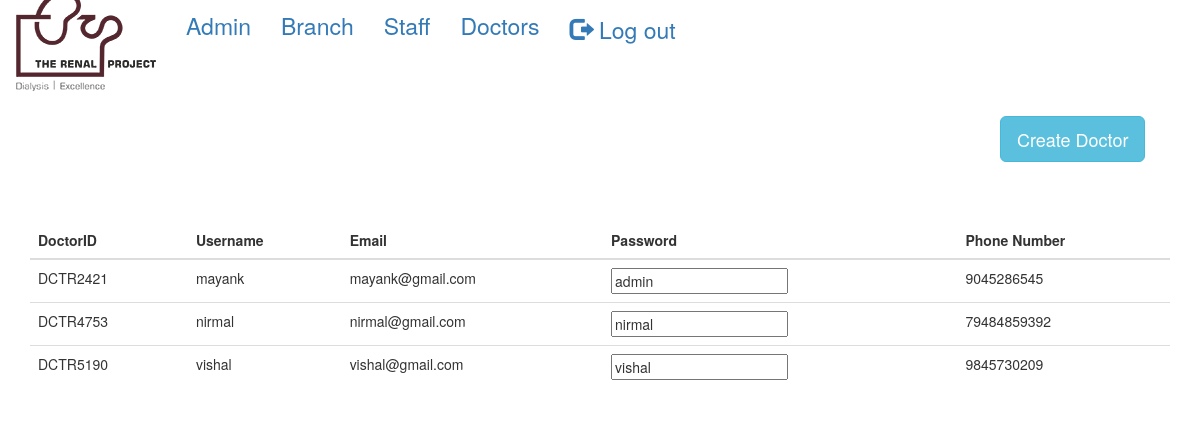
/doctor.php (signed in), run on the app's committed database.
### tables this page shows
CREATE TABLE `doctor` (
  `DoctorID` varchar(50) NOT NULL,
  `username` varchar(50) NOT NULL,
  `email` varchar(50) NOT NULL,
  `password` varchar(50) NOT NULL,
  `phone` varchar(50) NOT NULL
);

### doctor.php (the view, shortened to what this page needs)
<!DOCTYPE html>
<html>
<head>
<link rel="stylesheet" href="css\animate.css">
<link rel="stylesheet" href="css\bootstrap.css">
<link rel="stylesheet" href="css\font-awesome.css">
</head>
<body>
<div >
<div class="navbar " style="background-color:white">
<div class="navbar-header" stylesheet="background-color:black">
<div class="navbar-brand" style="position:relative;top:-10px;"><span>
<a  class="logo" href="index.php" style=><img src="photo/logo.png" class="img img-responsive" style="position:relative;bottom:10px;margin-top:-5px;"></a></span>
</div>
</div>
<div class="navbar-collapse collapse animated slideInLeft" style="font-size:23px;color:white" >
    <ul class="nav navbar-nav">
      <li><a href="admin.php">Admin</a></li>
      <li><a href="branch.php">Branch</a></li>
      <li><a href="staff.php">Staff</a></li>
      <li><a href="doctor.php">Doctors</a></li>
	      <li><a href="logout.php"><span class="glyphicon glyphicon-log-out"></span> Log out</a></li>
    </ul>
	</div>
  </div>
</div>
<br>
<br>
  <button type="button" class="col-sm-offset-10 btn btn-info btn-lg" data-toggle="modal" data-target="#myModal">Create Doctor</button>
<br>
<br>
<br>
<br>
<div class="container">
  <table class="table">
    <thead>
      <tr>
        <th>DoctorID</th>
        <th>Username</th>
        <th>Email</th>
        <th>Password</th>
        <th>Phone Number</th>
      </tr>
    </thead>
	<?php
$con=mysqli_connect('localhost','root');
mysqli_select_db($con,'therenalproject');
$qfp="select * from `doctor`";
$rfp=mysqli_query($con,$qfp);
$TotalSet=mysqli_num_rows($rfp);
for($j=1;$j<=$TotalSet;$j++){
  $Row=mysqli_fetch_array($rfp);
?>
    <tbody>
      <tr>
        <td><?php echo $Row['DoctorID'];?></td>
        <td><?php echo $Row['username'];?></td>
        <td><?php echo $Row['email'];?></td>
        <td><input id="t" type="text" value="<?php echo $Row['password']; ?>"</td>
        <td><?php echo $Row['phone'];?></td>
      </tr>
    </tbody>
<?php } ?>
  </table>
</div>
</body>
</body>
</html>

### data on the page
doctor: DoctorID "DCTR2421", username "mayank", email "mayank@gmail.com", password "admin", phone "9045286545"
doctor: DoctorID "DCTR4753", username "nirmal", email "nirmal@gmail.com", password "nirmal", phone "79484859392"
doctor: DoctorID "DCTR5190", username "vishal", email "vishal@gmail.com", password "vishal", phone "9845730209"
